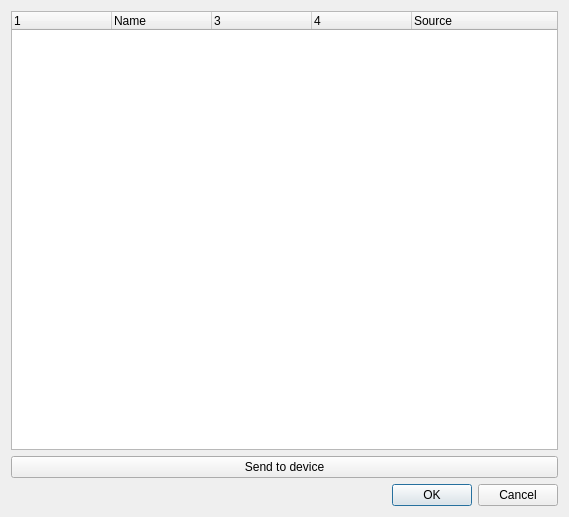
<?xml version="1.0" encoding="UTF-8"?>
<ui version="4.0">
 <class>IDlgSetupGarminIcons</class>
 <widget class="QDialog" name="IDlgSetupGarminIcons">
  <property name="geometry">
   <rect>
    <x>0</x>
    <y>0</y>
    <width>569</width>
    <height>517</height>
   </rect>
  </property>
  <property name="windowTitle">
   <string>Garmin Waypoint Icons</string>
  </property>
  <property name="modal">
   <bool>true</bool>
  </property>
  <layout class="QVBoxLayout" name="verticalLayout">
   <item>
    <widget class="QTreeWidget" name="listCustomIcons">
     <property name="selectionMode">
      <enum>QAbstractItemView::NoSelection</enum>
     </property>
     <column>
      <property name="text">
       <string/>
      </property>
     </column>
     <column>
      <property name="text">
       <string>Name</string>
      </property>
     </column>
     <column>
      <property name="text">
       <string/>
      </property>
     </column>
     <column>
      <property name="text">
       <string/>
      </property>
     </column>
     <column>
      <property name="text">
       <string>Source</string>
      </property>
     </column>
    </widget>
   </item>
   <item>
    <widget class="QPushButton" name="butSend">
     <property name="text">
      <string>Send to device</string>
     </property>
    </widget>
   </item>
   <item>
    <widget class="QDialogButtonBox" name="buttonBox">
     <property name="orientation">
      <enum>Qt::Horizontal</enum>
     </property>
     <property name="standardButtons">
      <set>QDialogButtonBox::Cancel|QDialogButtonBox::Ok</set>
     </property>
    </widget>
   </item>
  </layout>
 </widget>
 <resources/>
 <connections>
  <connection>
   <sender>buttonBox</sender>
   <signal>accepted()</signal>
   <receiver>IDlgSetupGarminIcons</receiver>
   <slot>accept()</slot>
   <hints>
    <hint type="sourcelabel">
     <x>248</x>
     <y>254</y>
    </hint>
    <hint type="destinationlabel">
     <x>157</x>
     <y>274</y>
    </hint>
   </hints>
  </connection>
  <connection>
   <sender>buttonBox</sender>
   <signal>rejected()</signal>
   <receiver>IDlgSetupGarminIcons</receiver>
   <slot>reject()</slot>
   <hints>
    <hint type="sourcelabel">
     <x>316</x>
     <y>260</y>
    </hint>
    <hint type="destinationlabel">
     <x>286</x>
     <y>274</y>
    </hint>
   </hints>
  </connection>
 </connections>
</ui>
